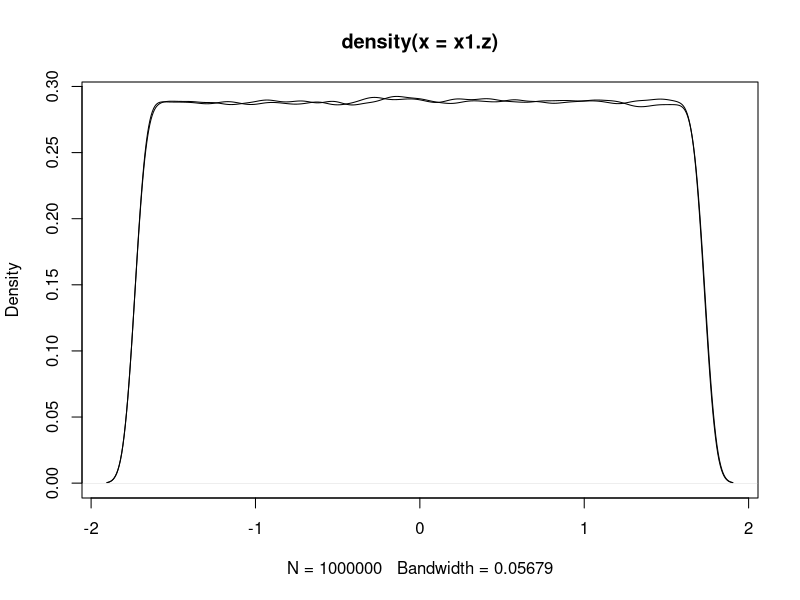

This chart was generated by the following R code:
Ns = 1E6
x1 = runif(Ns, min = 0, max = 1)
x2 = runif(Ns, min = 0, max = 1000)

x1.z = scale(x1, center = T, scale = T)
x2.z = scale(x2, center = T, scale = T)

plot(density(x1.z))
lines(density(x2.z))


# Data to obtain these differences (TS of length 2)

# 2 columns of differences
x1 = c(rep(1,5), rep(10,5))
x2 = 1:10
x3 = 101:110

sd(x1)/mean(x1)
sd(x2)/mean(x2)

marcAlg = function(x) {
  x.diff = abs(diff(x))
  #x.ma = filter(x, c(0.5, 0.5), sides = 2, method = 'conv')
  x.ma = x
  return(x.diff / x.ma[1:(length(x.ma)-1)])
  
  #return(x.diff)
}

myCV = function(x) {
  return(sd(x) / mean(x))
}

mean(marcAlg(x1))
mean(marcAlg(x2))
mean(marcAlg(x3))

myCV(x1)
myCV(x2)
myCV(x3)



mean(marcAlg(scale(x1)))
mean(marcAlg(scale(x2)))
